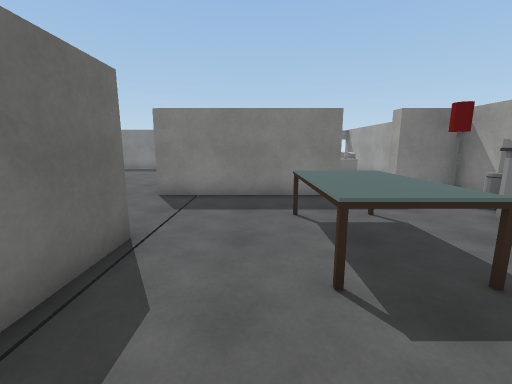
[1] (above)

17 first-person views from a walk through a 3-D level made in the Unity game engine. The camera is 1.5 m above the floor, tilts 10° down and sees 90° across. The floor is counted in squares, 1 m on a side. Each view is taken from the middle of a square. On the plan, view 1 faces up. The plan holds only what a view shows up to about 13 squares ahead; the rest is blank. The player is left out. Some animated figures are left out. Some surface patterns are stand-ins.

[2]
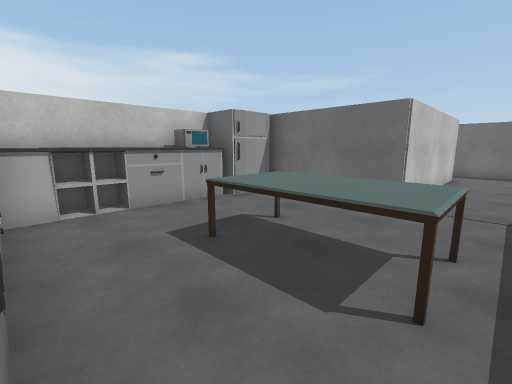

[3]
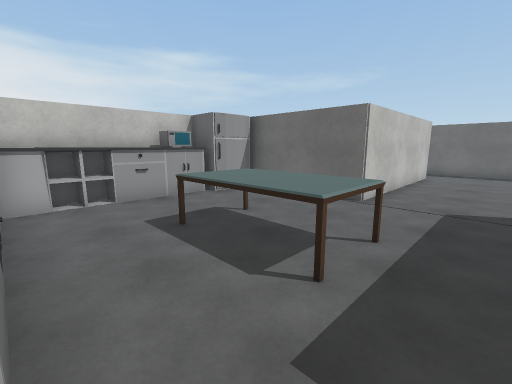

[4]
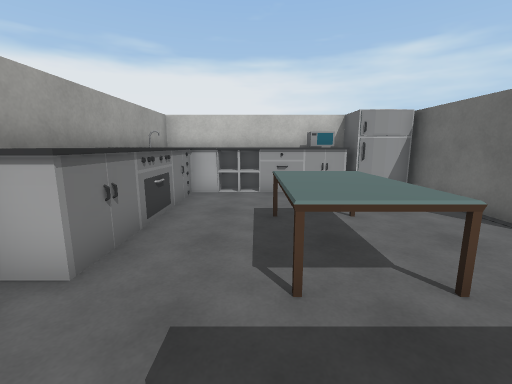

[5]
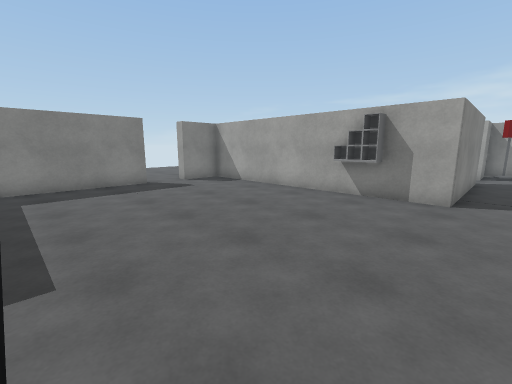

[6]
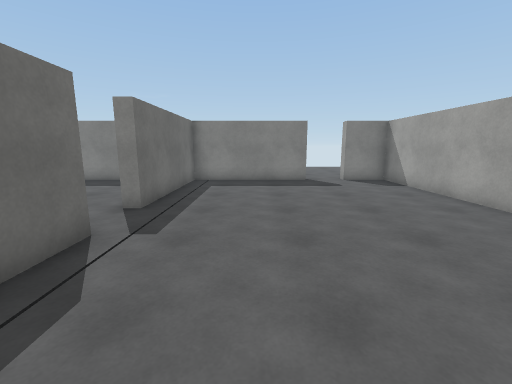

[7]
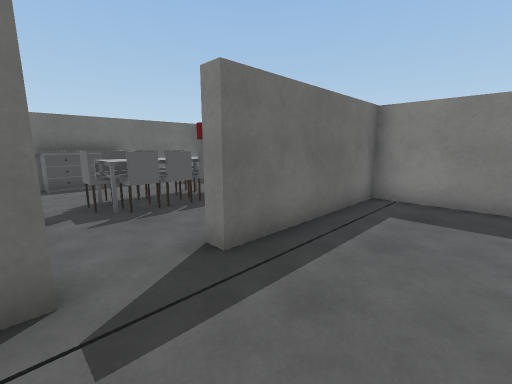

[8]
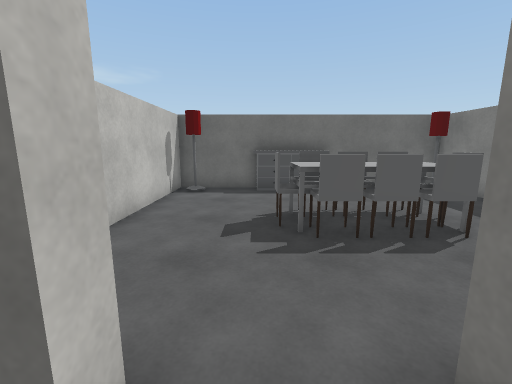

[9]
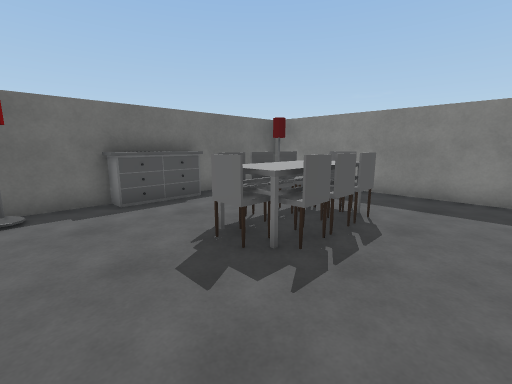

[10]
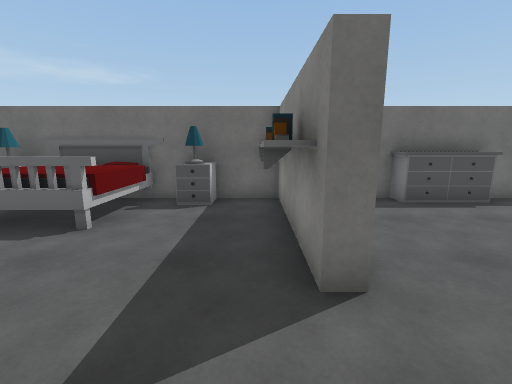

[11]
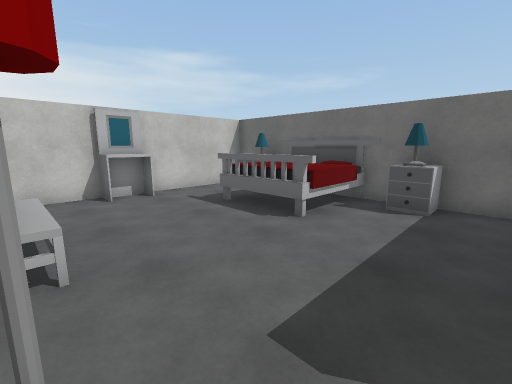

[12]
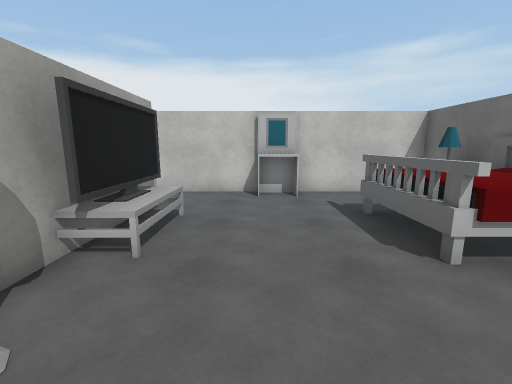

[13]
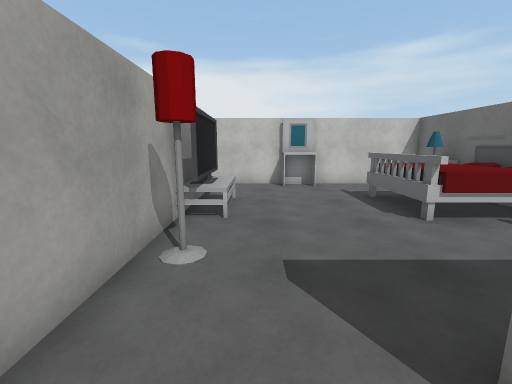

[14]
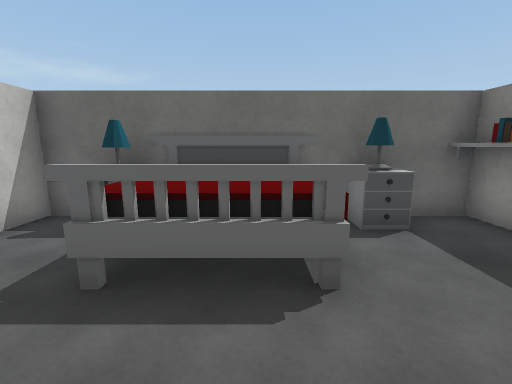

[15]
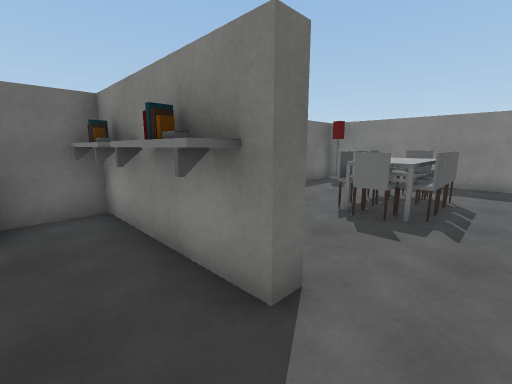

[16]
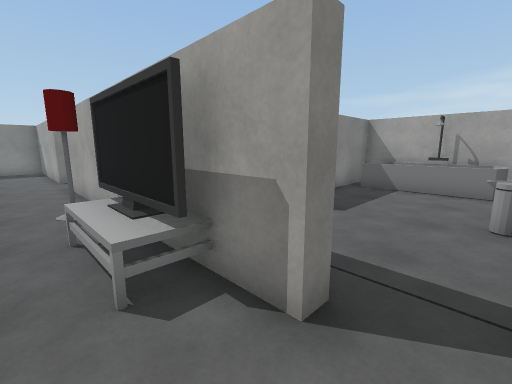

[17]
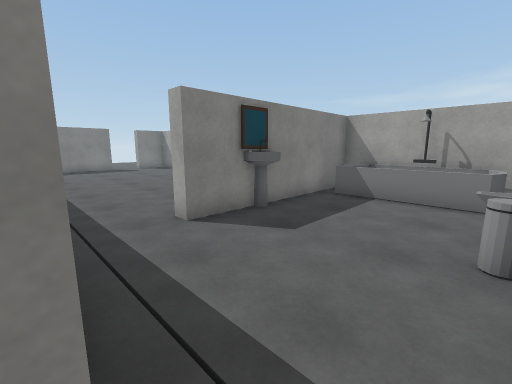

### Floor plan
Points are (right, up) in squares from view 1. A wall is a line through its corners. A room is listed if a view was taken in it or the views show most of it. See-through windows are left out.
Room 1 (views 1, 2, 3, 4)
walls: (2.8, 8) (-3.1, 8); (-0.2, -1.6) (6.2, -1.6); (6.3, 7.4) (6.3, 8) (4.4, 8) (4.4, 8.5); (-4.5, 4.1) (-2.1, 4.1) (-2.1, -0.6)
ways out: opening at (-3.7, 6) to room 2; opening at (3.5, 8)
objects: fridge (-1, -1) to (-1, 0); other object (0, -1) to (1, -1); table (1, 3) to (3, 6); sink (2, -1) to (3, -1); sink (4, -1) to (6, 0); other object (5, 0) to (6, 5); other object (6, 6); lamp (6, 7)
Room 2 (views 5, 6, 7, 8)
walls: (-12.4, 10.2) (-11.8, 10.2) (-11.8, 8.6); (-11.8, 7.1) (-11.8, 4.1); (-3.1, 8) (-3.1, 17.8) (-4.9, 17.8) (-4.9, 18.2); (-6.6, 17.8) (-11.8, 17.8) (-11.8, 12.2) (-12.3, 12.2); (-9.4, 4.1) (-4.5, 4.1)
ways out: opening at (-3.7, 6) to room 1; opening at (-10.5, 4) to room 4; opening at (-12, 11.5) to room 5; opening at (-5.5, 18)
Room 3 (views 9, 10, 11, 12, 13, 14, 15, 16)
walls: (-15.1, -1.6) (-12.6, -1.6); (-12.3, 0.1) (-12.3, 9.5); (-20.5, 1.1) (-20.5, -1.6) (-16.2, -1.6); (-15.5, 8.2) (-15.5, 7.7) (-20.5, 7.7) (-20.5, 3.4)
ways out: opening at (-12, -0.5) to room 4; opening at (-14, 8.7) to room 5
objects: lamp (-20, 0) to (-20, 1); bed (-20, 1) to (-18, 4); lamp (-20, 5) to (-20, 6); bookshelf (-20, 7) to (-16, 7); mirror (-16, -1) to (-15, -1); TV (-13, 2) to (-13, 4); lamp (-13, 6)
Room 4 (view 17)
walls: (-2.6, -1.1) (-2.6, 3.6) (-9.4, 3.6) (-9.4, 4.1); (-11.8, 0.1) (-12.3, 0.1); (-12.6, -1.6) (-11.6, -1.6)
ways out: opening at (-10.5, 4) to room 2; opening at (-12, -0.5) to room 3
objects: other object (-8, -1); other object (-7, -1); sink (-7, 3); bathtub (-4, -1) to (-3, 3)
Room 5 (no view inside)
walls: (-12.3, 12.2) (-12.3, 16); (-12.9, 17.8) (-20.5, 17.8) (-20.5, 8.2) (-15.5, 8.2)
ways out: opening at (-12, 11.5) to room 2; opening at (-14, 8.7) to room 3
objects: lamp (-20, 9); drawers (-20, 11) to (-20, 13); lamp (-20, 17); chair (-17, 12); chair (-17, 13); chair (-17, 14); chair (-16, 12); chair (-16, 15); chair (-15, 12); chair (-15, 13); chair (-15, 14)

Positions as (right, up) in squares from view 1, and headings:
1: (0, 0), facing up
2: (5, 6), facing down-left
3: (5, 7), facing down-left
4: (3, 8), facing down
5: (-11, 7), facing up-right
6: (-9, 6), facing up
7: (-9, 10), facing up-left
8: (-11, 11), facing left
9: (-13, 9), facing up-left
10: (-13, 7), facing left
11: (-13, 7), facing down-left
12: (-15, 7), facing down
13: (-14, 9), facing down
14: (-15, 3), facing left
15: (-14, 6), facing up-left
16: (-14, -1), facing up-right
17: (-12, -1), facing up-right
